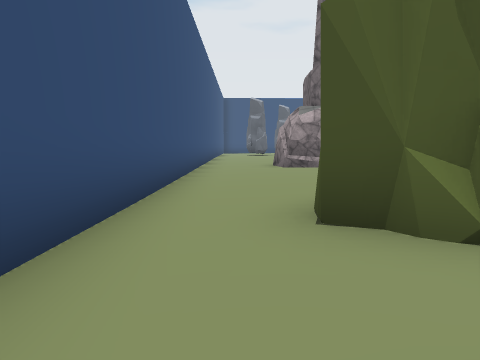
[1] (above)

24 first-person views from a walk through a scene from a Unity 3-D project. The camera is 1.2 m above the floor, tilts 6° down and sees 70° across. The floor is counted in squares, 2 m on a side. Each view is taken from the middle of a square. On the plan, view 1 faces up. The plan holds only what a view shows up to about 10 squares ahead; the rest is blank. The place goes on beyond the plan. Some animated figures are left out. Some surface patterns are stand-ins.

[2]
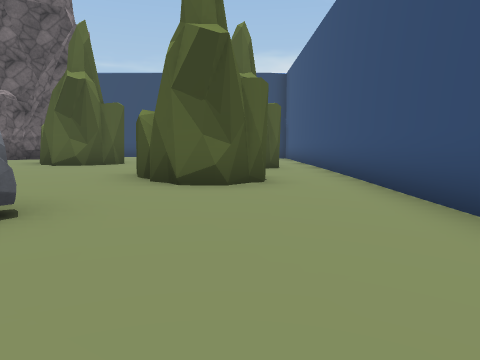

[3]
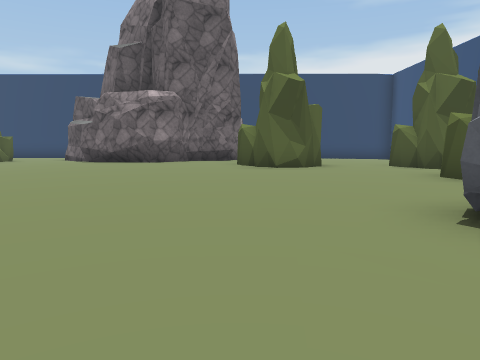

[4]
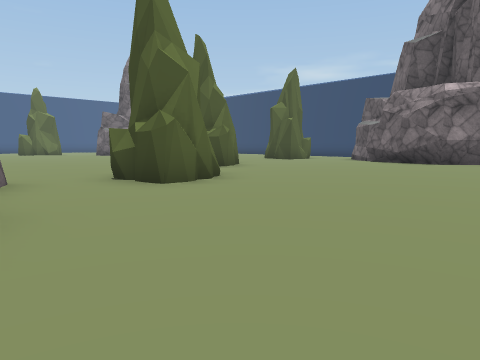

[5]
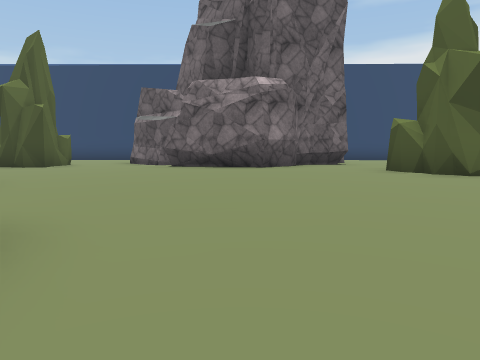

[6]
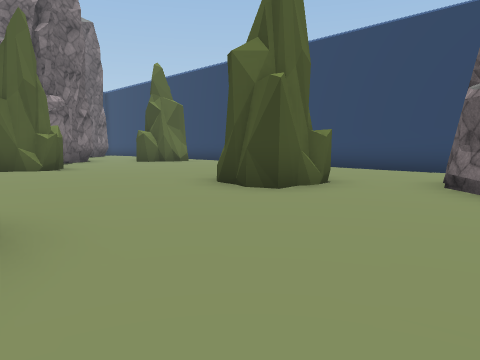

[7]
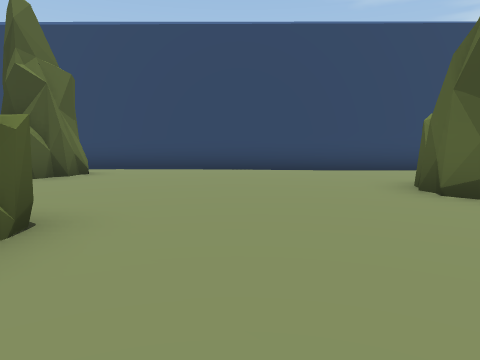

[8]
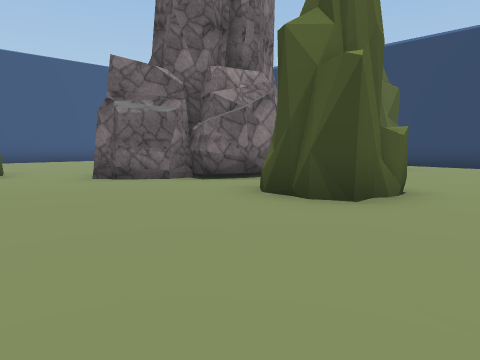

[9]
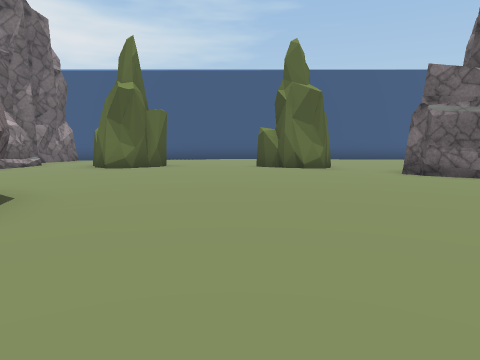

[10]
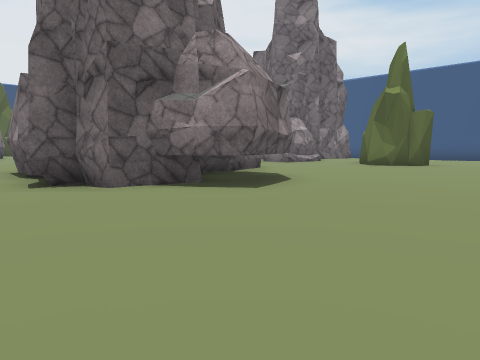

[11]
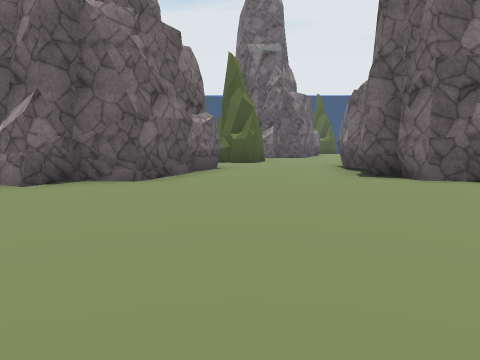

[12]
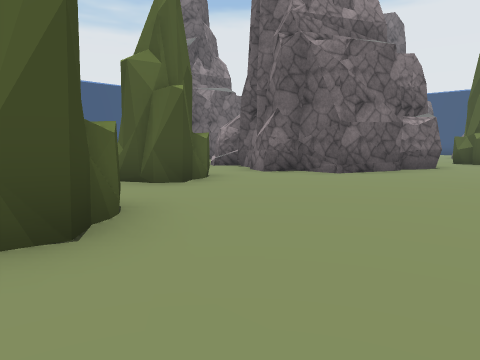

[13]
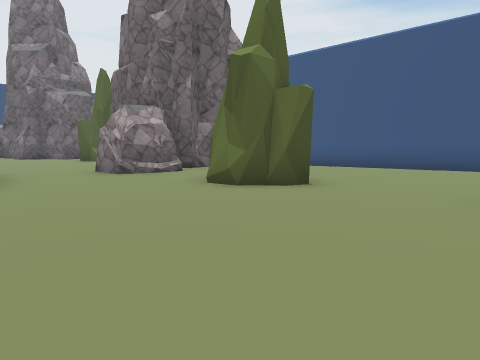

[14]
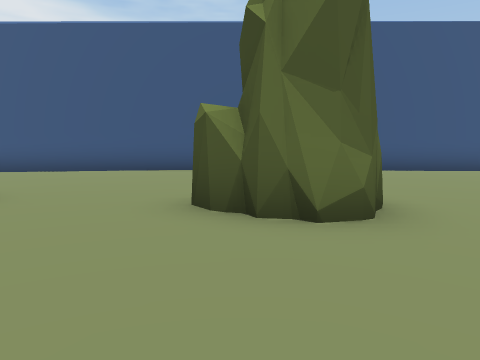

[15]
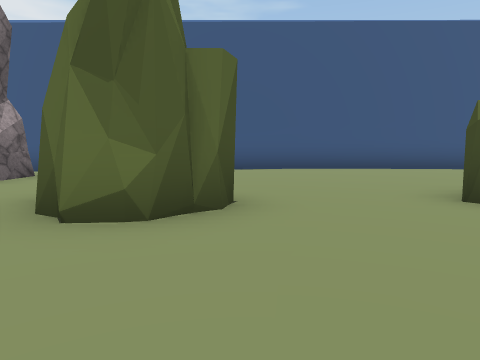

[16]
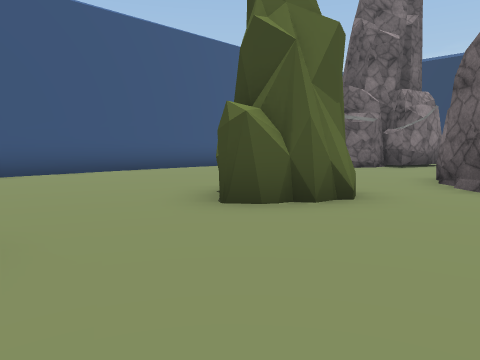

[17]
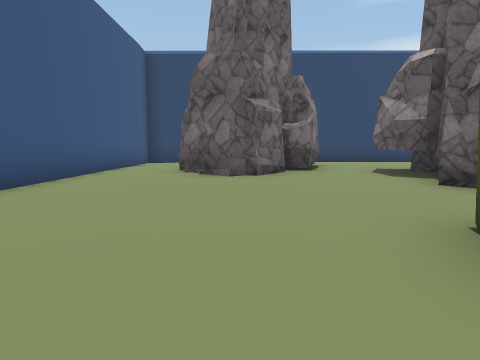

[18]
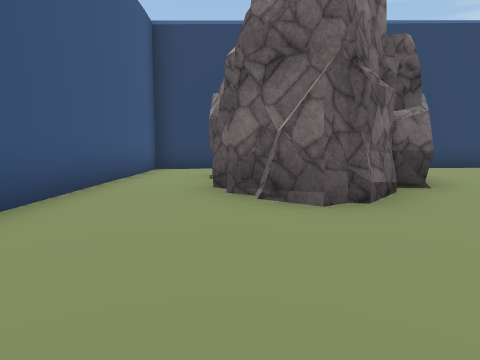

[19]
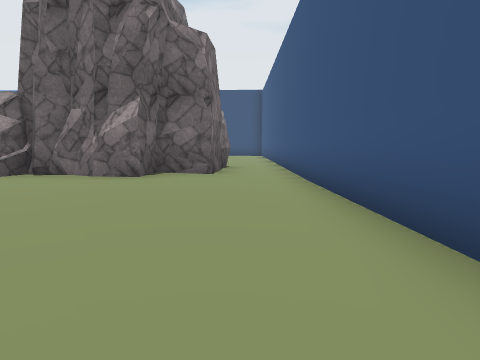

[20]
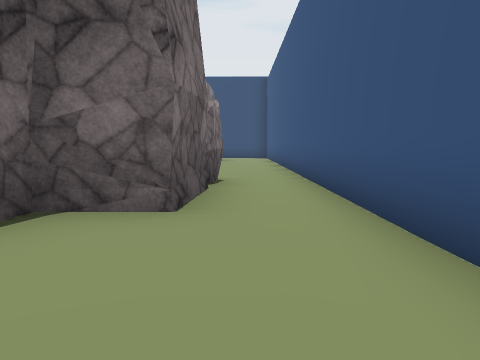

[21]
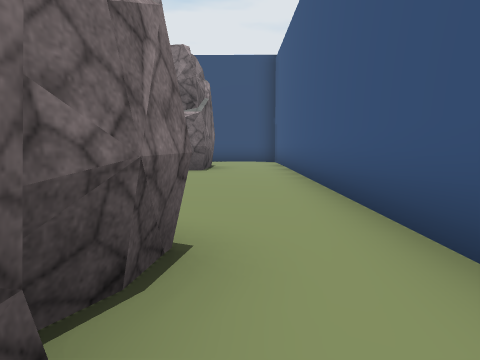

[22]
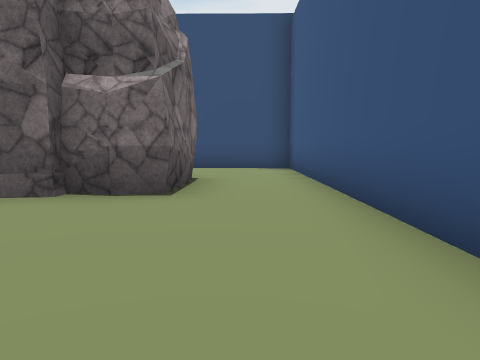

[23]
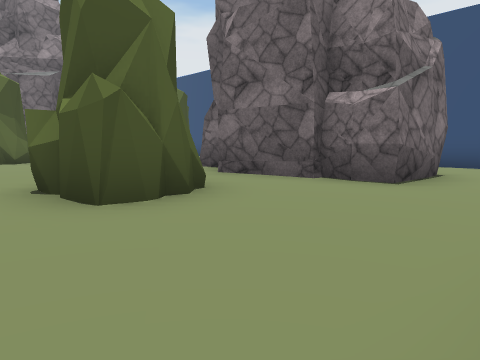

[24]
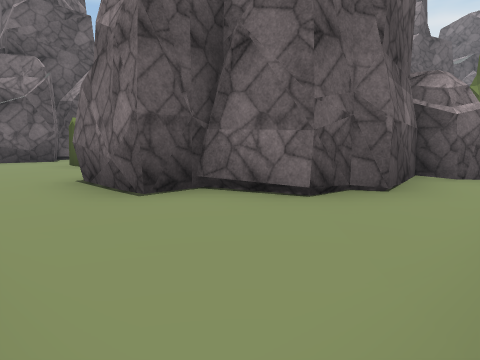

### Floor plan
Key: @ floor where view 1 was taken; # wall or solid block; . main floor; : floor 0.25 m higher than the main floor; - floor 0.25 m lower than the main floor; O other object.
Columns run from 2 left of view 1 to 33 right of it. Each row starts with its distance up from view 1.
 26                                #####
 25                                ----#
 24                             #....--#
 23                             ####..-#
 22                                ##.-#
 21                                ##.-#
 20                             #####.-#
 19                              .....-#
 18                               ....-#
 17                         #...   #..-#
 16                           ....##..-#
 15                                ...-#
 14                           ..   ##..#
 13                  #        ...   #..#
 12                 :::::     ...   #..#
 11                 #:::#     ..#####..#
 10 #..#            #:..#     ..####...#
  9 #..##          ##...#####....:::...#
  8 #-...   ... ####....####.....#.:...#
  7 #-...  .......#.:::::###..::##.....#
  6 #-....O..........::::::::::::......#
  5 #-...OO......##.:::::::::::::......#
  4 #........:...##...:::::::::::......#
  3 #..##::::::.......:.::::::::##.....#
  2 #..##::::::::..##::.:::::::.##.....#
  1 #...::::::::::.##::::::::..........#
  0 #.@#:::#::::::...:::::::..##.......#
 -1 #.###:###:::::...:::::##.###.......#
 -2 #.. .:  ::###:...:::...#.###.......#
 -3         :## ##..##...... ####..##..#
 -4         ##   ##.##......   # .###..#
 -5               #.........#  ..## #..#
 -6                .........# ....  #..#
 -7                .........  ...    ..#
 -8                .......... ..     ..#
 -9                #############     ###

Where each view was taken, in squares from view 1:
view 1: 0 up, 0 right, facing up
view 2: 8 up, 1 right, facing down
view 3: 8 up, 6 right, facing down
view 4: 8 up, 6 right, facing down-right
view 5: 6 up, 9 right, facing down
view 6: 1 up, 11 right, facing down-right
view 7: 1 up, 18 right, facing down
view 8: 3 up, 18 right, facing down-right
view 9: 4 up, 17 right, facing right
view 10: 3 up, 16 right, facing up-right
view 11: 2 up, 15 right, facing up
view 12: 1 up, 17 right, facing up-left
view 13: 3 up, 22 right, facing up-right
view 14: 3 up, 23 right, facing right
view 15: 6 up, 23 right, facing right
view 16: 6 up, 24 right, facing down-right
view 17: 4 up, 29 right, facing down
view 18: 1 up, 30 right, facing down
view 19: 4 up, 31 right, facing up
view 20: 8 up, 31 right, facing up
view 21: 12 up, 31 right, facing up
view 22: 16 up, 31 right, facing up
view 23: 15 up, 32 right, facing up-left
view 24: 25 up, 32 right, facing down-left
